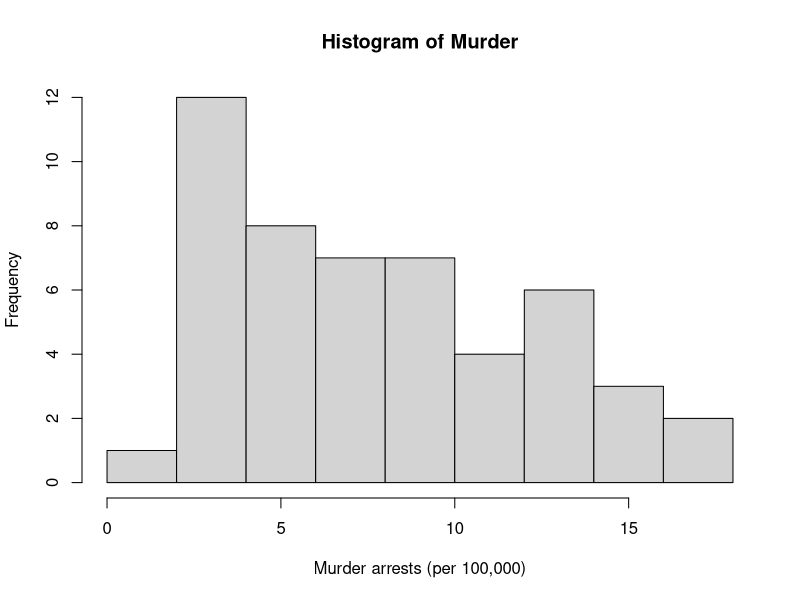
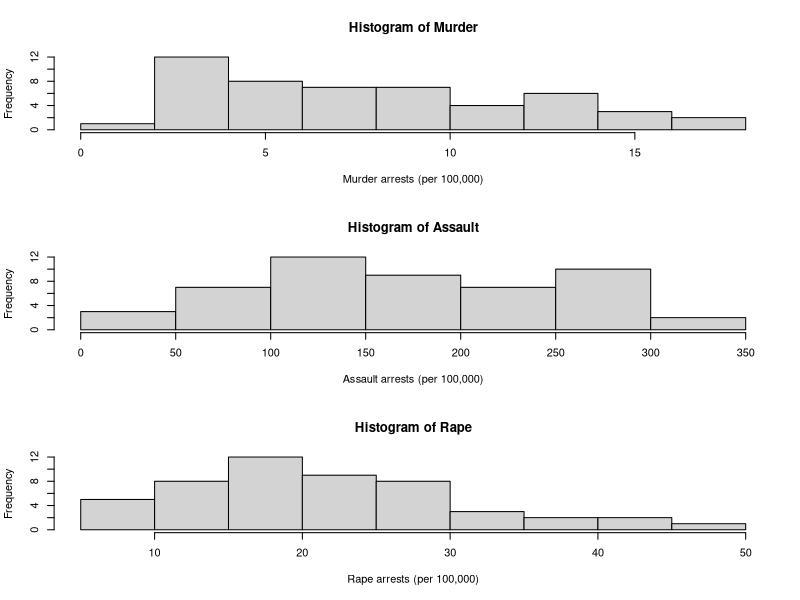
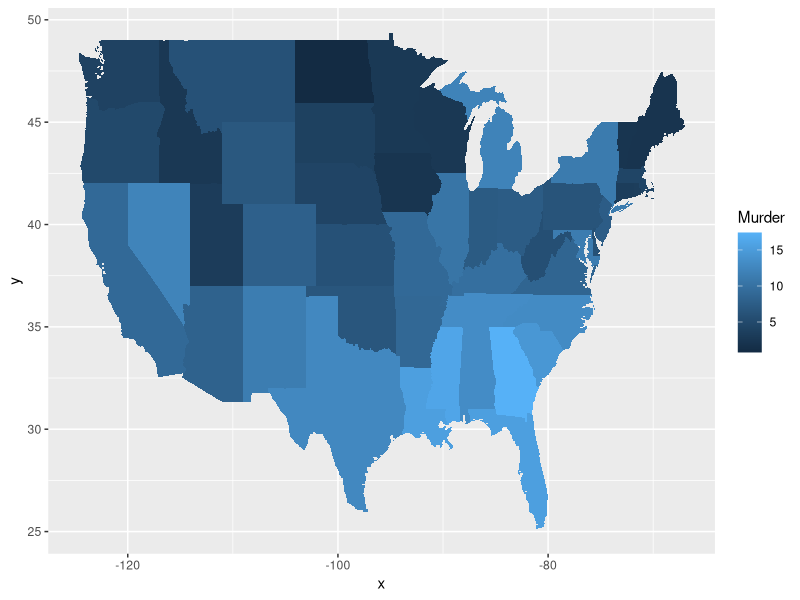
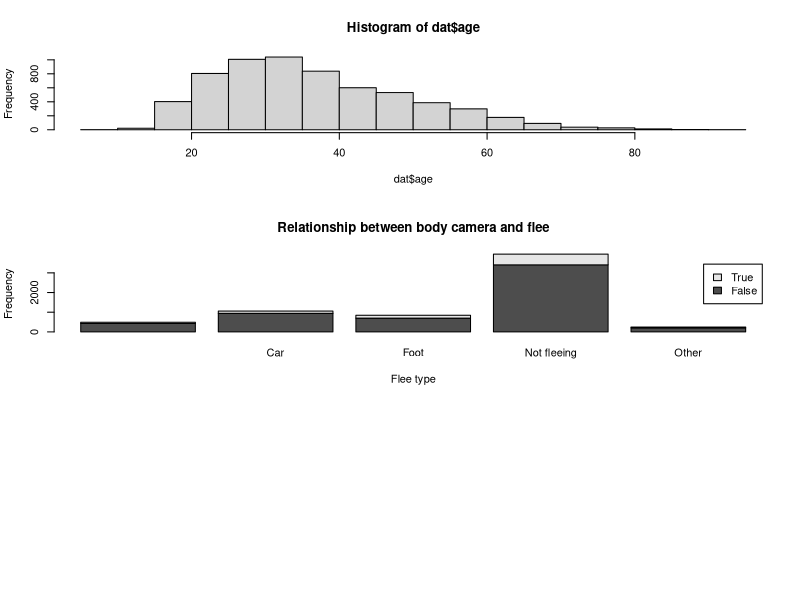

These figures' R source, in order:
## ---- chunk 1
knitr::opts_chunk$set(message=FALSE,warning=FALSE, cache=TRUE)
## ---- chunk 2
#install.packages("datasets")
library(datasets)

#install.packages("knitr")
library(knitr) #used for knitting to a pdf
## ---- chunk 3
dat <- USArrests
## ---- chunk 4
dat$state <- tolower(rownames(USArrests))
## ---- chunk 5
names(dat)

## ---- chunk 6
typeof('Murder')
typeof(dat[1,1])
## ---- chunk 7
hist(dat$Murder, main="Histogram of Murder", xlab="Murder arrests (per 100,000)", ylab="Frequency")
## ---- chunk 8
mean(dat$Murder)
median(dat$Murder)
quantile(dat$Murder)
## ---- chunk 9
par(mfrow=c(3,1))
hist(dat$Murder, main="Histogram of Murder", xlab="Murder arrests (per 100,000)", ylab="Frequency")
hist(dat$Assault, main="Histogram of Assault", xlab="Assault arrests (per 100,000)", ylab="Frequency")
hist(dat$Rape, main="Histogram of Rape", xlab="Rape arrests (per 100,000)", ylab="Frequency")
## ---- chunk 10
library('maps') 
library('ggplot2') 


ggplot(dat, aes(map_id=state, fill=Murder)) + 
  geom_map(map=map_data("state")) + 
  expand_limits(x=map_data("state")$long, y=map_data("state")$lat)
## ---- chunk 11
setwd("/Users/hwasser/Documents/Penn/4 Fourth Year/CRIM 250/Exam 1")
dat <- read.csv(file = 'fatal-police-shootings-data.csv')
## ---- chunk 12
dim(dat)
## ---- chunk 13
names(dat)
#table(dat$body_camera)
#table(dat$flee)
#table(dat$armed)
## ---- chunk 14
table(dat$armed)
## ---- chunk 15
hist(dat$age)
table(dat$age)
## ---- chunk 16
summary(dat$age)
median(dat$age, na.rm = TRUE)
## ---- chunk 17
table(dat$gender)
## ---- chunk 18
table(dat$body_camera)
## ---- chunk 19
table(dat$flee)
## ---- chunk 20
barplot(table(dat$body_camera, dat$flee), main = "Relationship between body camera and flee", xlab = "Flee type", ylab = "Frequency", legend = TRUE)
